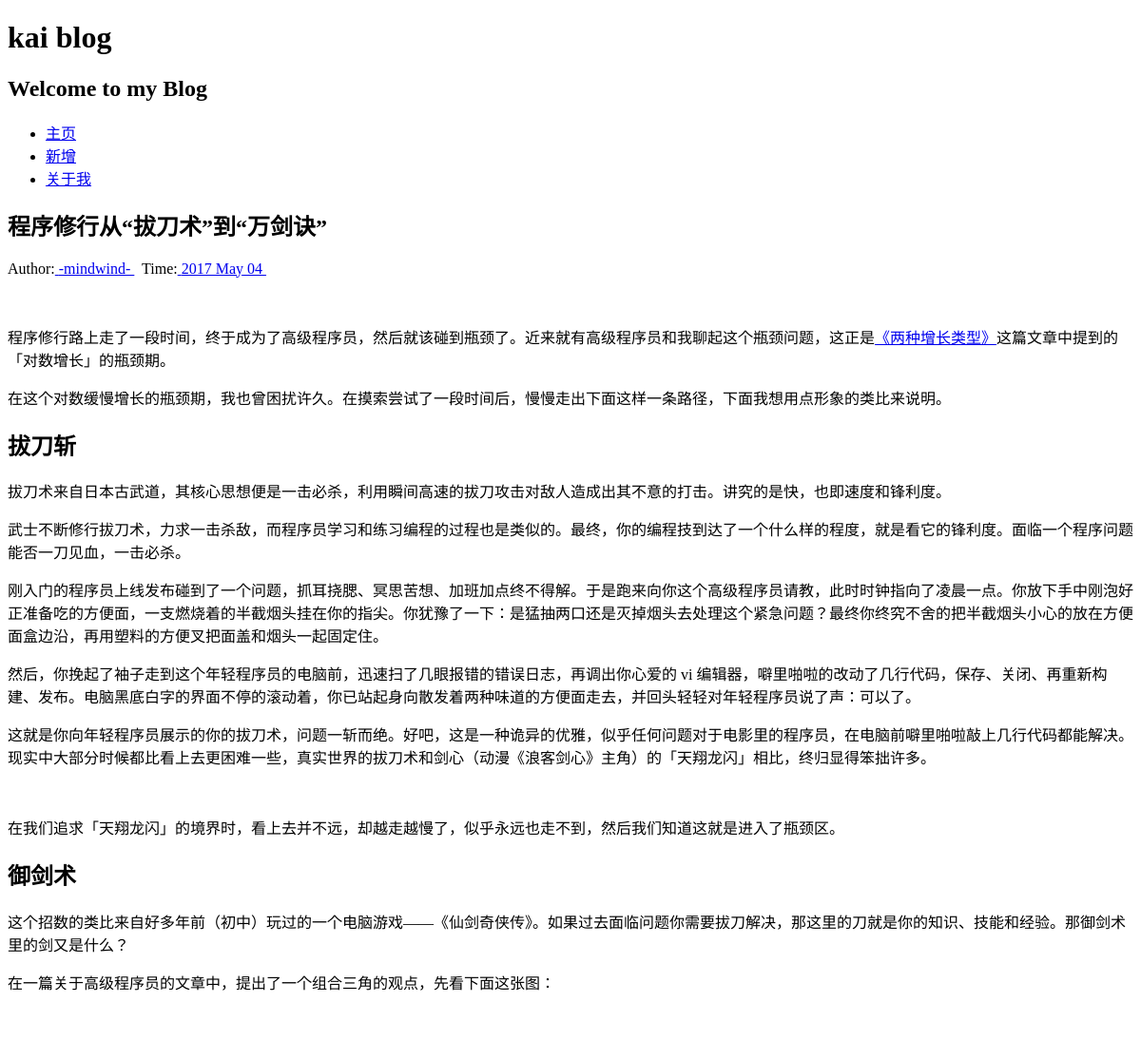
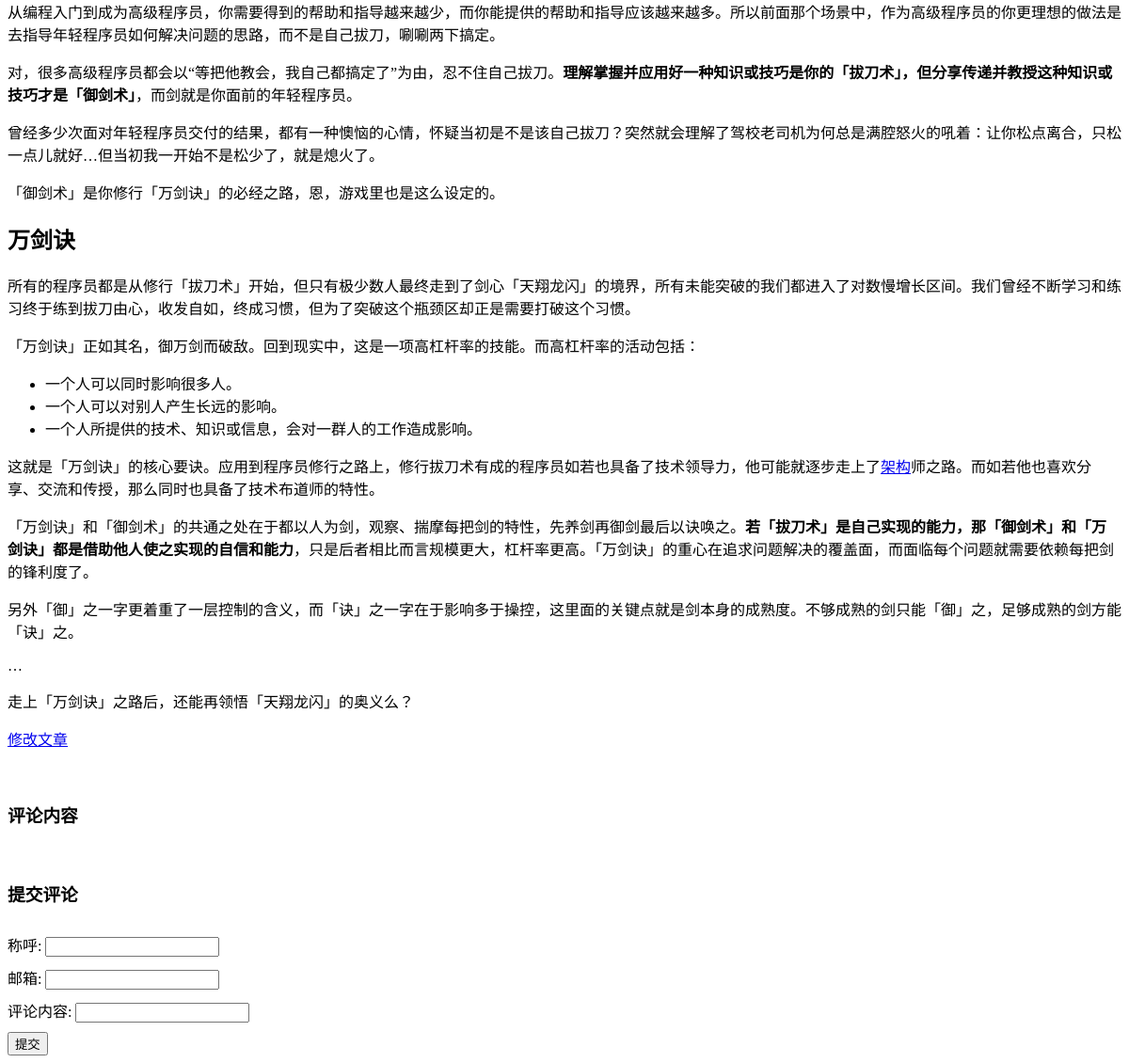
The page /blog/blogContent/14 on the database its author committed (2 pictures, top to bottom).
### blog/models.py (models this page shows, shortened)
class Blog(models.Model):
    title = models.CharField('标题', max_length=32)
    author = models.CharField('作者', max_length=16)
    content = models.TextField('文章内容')
    created = models.DateTimeField('发布时间', auto_now_add=True)

### blog/views.py (the view)
# urls.py: url(r'^blogContent/(?P<blog_id>[0-9]+)$', views.get_details, name='get_details'),
def get_details(request, blog_id):
    try:
        blog = models.Blog.objects.get(id=blog_id)
    except models.Blog.DoesNotExist:
        raise Http404
    if request.method == 'GET':
        form = CommentForm()
    else:
        form = CommentForm(request.POST)
        if form.is_valid():
            cleaned_data = form.cleaned_data
            cleaned_data['blog'] = blog
            models.Comment.objects.create(**cleaned_data)
    ctx = {
        'blog': blog,
        'comments': blog.comment_set.all().order_by('-created'),
        'form': form
    }
    return render(request, 'blog/detail.html', ctx)

### blog/forms.py
class CommentForm(forms.Form):
    name = forms.CharField(label='称呼', max_length=16, error_messages={
        'required': '请填写您的称呼',
        'max_length': '称呼太长咯'
    })
    email = forms.EmailField(label='邮箱', error_messages={
        'required': '请填写您的邮箱',
        'invalid': '邮箱格式不正确'
    })
    content = forms.CharField(label='评论内容', error_messages={
        'required': '请填写您的评论内容！',
        'max_length': '评论内容太长咯'
    })

### blog/templates/blog/detail.html (shortened to what this page needs)
{% extends "blog/base.html" %}
{% block content %}
<div class="posts">
    <section class="post">
        <header class="post-header">
            <h2 class="post-title">
                {{blog.title}}
            </h2>
            <p class="post-meta">
                Author:<a class="post-author" href="#">
                {{blog.author}}
            </a>&nbsp;
                Time:<a class="post-author" href="#">
                {{blog.created | date:'Y M d'}}
            </a>&nbsp;
            </p>
        </header>
        <div class="post-description">
            <p>
                {{blog.content|safe}}
            </p>
            <p>
                <a class="pure-button" href="{% url 'blog:edit_page' blog.id %}">修改文章</a>
            </p>
        </div>
    </section>
    <div class="comment">
        <div class="comments-display" style="padding-top: 20px;">
            <h3>评论内容</h3>
        </div>
        <div class="comment-post" style="padding-top: 20px;">
            <h3>提交评论</h3>
            <form action="{% url 'blog:get_details' blog.id %}" method="POST">
                {% for field in form %}
                <div class="input-field" style="padding-top:10px">
                    {{ field.label}}: {{ field }}
                </div>
                {% endfor %}
                <button type="submit" style="margin-top: 10px">提交</button>
            </form>
        </div>
    </div>
</div>
{% endblock %}

### rows shown on the page
Blog: title "程序修行从“拔刀术”到“万剑诀”", author "-mindwind-", created "2017 May 04", content "程序修行路上走了一段时间，终于成为了高级程序员，然后就该碰到瓶颈了。近来就有高级程序员和我聊起这个瓶颈问题，这正是 《两种增长类型》 这篇文章中提到的「对数增长」的瓶颈期。 在这个对数缓慢增长的瓶颈期，我也曾困扰许久。在摸索尝试了一段时间后，慢慢走出下面这样一条路径，下面我想用点形象的类比来说明。 拔刀斩 拔刀术来自日本古武道，其核心思想便是一击必杀，利用瞬间高速的拔刀攻击对敌人造成出其不意的打击。讲究的是快，也即速度和锋利度。 武士不断修行拔刀术，力求一击杀敌，而程序员学习和练习编程的过程也是类似的。最终，你的编程技到达了一个什么样的程度，就是看它的锋利度。面临一个程序问题能否一刀见血，一击必杀。 刚入门的程序员上线发布碰到了一个问题，抓耳挠腮、冥思苦想、加班加点终不得解。于是跑来向你这个高级程序员请教，此时时钟指向了凌晨一点。你放下手中刚泡好正准备吃的方便面，一支燃烧着的半截烟头挂在你的指尖。你犹豫了一下：是猛抽两口还是灭掉烟头去处理这个紧急问题？最终你终究不舍的把半截烟头小心的放在方便面盒边沿，再用塑料的方便叉把面盖和烟头一起固定住。 然后，你挽起了袖子走到这个年轻程序员的电脑前，迅速扫了几眼报错的错误日志，再调出你心爱的 vi 编辑器，噼里啪啦的改动了几行代码，保存、关闭、再重新构建、发布。电脑黑底白字的界面不停的滚动着，你已站起身向散发着两种味道的方便面走去，并回头轻轻对年轻程序员说了声：可以了。…"

### other values the page prints
{{ field.label }} "称呼" "邮箱" "评论内容"
